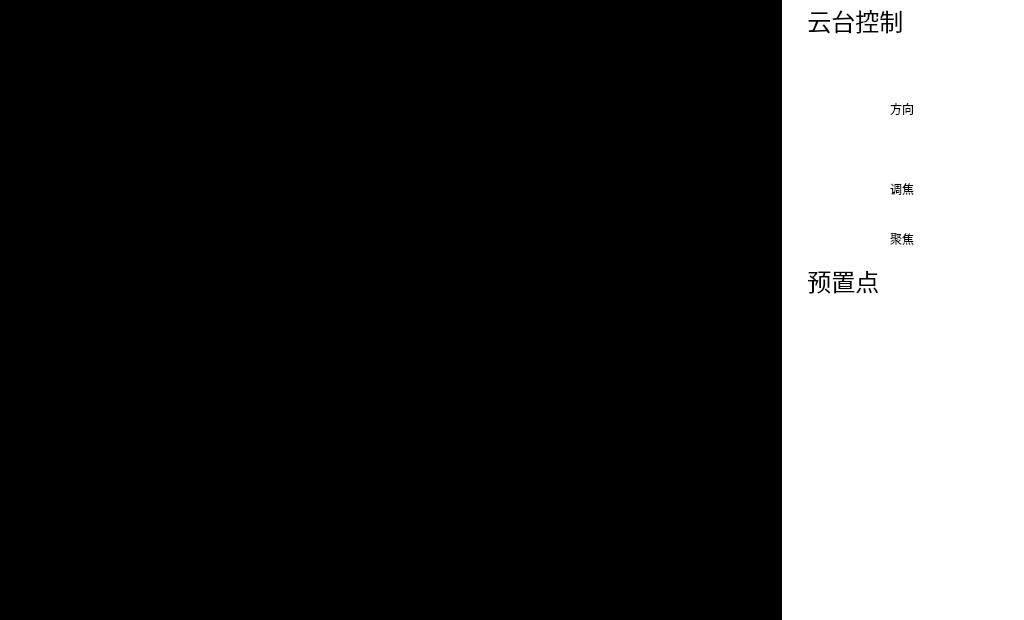
<?xml version="1.0" encoding="UTF-8"?>
<ui version="4.0">
 <class>pvmsMonitorWidget</class>
 <widget class="QWidget" name="pvmsMonitorWidget">
  <property name="geometry">
   <rect>
    <x>0</x>
    <y>0</y>
    <width>1024</width>
    <height>620</height>
   </rect>
  </property>
  <property name="windowTitle">
   <string>Form</string>
  </property>
  <widget class="QPushButton" name="presetNoPushButton_8">
   <property name="geometry">
    <rect>
     <x>970</x>
     <y>370</y>
     <width>53</width>
     <height>32</height>
    </rect>
   </property>
   <property name="font">
    <font>
     <pointsize>12</pointsize>
    </font>
   </property>
   <property name="styleSheet">
    <string notr="true">QPushButton{
background-image: url(:/res/8.bmp);
border-color: rgb(255, 255, 255);
border-width: 1px;
border-style: solid;}
QPushButton:hover{background-color: rgb(246, 246, 246);color: rgb(86, 164, 246);border-color: rgb(255, 255, 255);border-width: 2px;border-style: solid;}

QPushButton:pressed
{background-color: rgb(86, 164, 246);color: rgb(255, 255, 255);border-color: rgb(170, 170, 170);border-width: 2px;border-style: solid;}</string>
   </property>
   <property name="text">
    <string/>
   </property>
   <property name="checkable">
    <bool>true</bool>
   </property>
  </widget>
  <widget class="QPushButton" name="zoomOutPushButton">
   <property name="geometry">
    <rect>
     <x>808</x>
     <y>170</y>
     <width>71</width>
     <height>32</height>
    </rect>
   </property>
   <property name="font">
    <font>
     <pointsize>12</pointsize>
    </font>
   </property>
   <property name="styleSheet">
    <string notr="true">QPushButton{
background-image: url(:/res/plus.bmp);
border-color: rgb(255, 255, 255);
border-width: 1px;
border-style: solid;}
QPushButton:pressed
{background-color: rgb(86, 164, 246);color: rgb(255, 255, 255);border-color: rgb(170, 170, 170);border-width: 2px;border-style: solid;}
</string>
   </property>
   <property name="text">
    <string/>
   </property>
  </widget>
  <widget class="QPushButton" name="focusNearPushButton">
   <property name="geometry">
    <rect>
     <x>930</x>
     <y>220</y>
     <width>71</width>
     <height>32</height>
    </rect>
   </property>
   <property name="font">
    <font>
     <pointsize>12</pointsize>
    </font>
   </property>
   <property name="styleSheet">
    <string notr="true">QPushButton{
background-image: url(:/res/near.bmp);
border-color: rgb(255, 255, 255);
border-width: 1px;
border-style: solid;}
QPushButton:pressed
{background-color: rgb(86, 164, 246);color: rgb(255, 255, 255);border-color: rgb(170, 170, 170);border-width: 2px;border-style: solid;}
</string>
   </property>
   <property name="text">
    <string/>
   </property>
  </widget>
  <widget class="QPushButton" name="startPollingPushButton">
   <property name="geometry">
    <rect>
     <x>915</x>
     <y>510</y>
     <width>30</width>
     <height>31</height>
    </rect>
   </property>
   <property name="styleSheet">
    <string notr="true">border-image: url(:/monres/start1.bmp);</string>
   </property>
   <property name="text">
    <string/>
   </property>
   <property name="iconSize">
    <size>
     <width>30</width>
     <height>31</height>
    </size>
   </property>
   <property name="checkable">
    <bool>true</bool>
   </property>
   <property name="checked">
    <bool>false</bool>
   </property>
   <property name="flat">
    <bool>true</bool>
   </property>
  </widget>
  <widget class="QLabel" name="label">
   <property name="geometry">
    <rect>
     <x>890</x>
     <y>180</y>
     <width>31</width>
     <height>17</height>
    </rect>
   </property>
   <property name="styleSheet">
    <string notr="true">background-color: rgb(255, 255, 255);
color: rgb(0, 0, 0);</string>
   </property>
   <property name="text">
    <string>调焦</string>
   </property>
  </widget>
  <widget class="QPushButton" name="cameraSwitchPushButton">
   <property name="geometry">
    <rect>
     <x>785</x>
     <y>470</y>
     <width>112</width>
     <height>32</height>
    </rect>
   </property>
   <property name="font">
    <font>
     <pointsize>12</pointsize>
    </font>
   </property>
   <property name="styleSheet">
    <string notr="true">QPushButton{
background-image: url(:/monres/cameraoff.bmp);
border-color: rgb(255, 255, 255);
border-width: 1px;
border-style: solid;}

QPushButton:pressed
{background-color: rgb(86, 164, 246);color: rgb(255, 255, 255);border-color: rgb(170, 170, 170);border-width: 2px;border-style: solid;}

</string>
   </property>
   <property name="text">
    <string/>
   </property>
   <property name="checkable">
    <bool>true</bool>
   </property>
  </widget>
  <widget class="QLabel" name="label_10">
   <property name="geometry">
    <rect>
     <x>890</x>
     <y>100</y>
     <width>31</width>
     <height>17</height>
    </rect>
   </property>
   <property name="styleSheet">
    <string notr="true">background-color: rgb(255, 255, 255);
color: rgb(0, 0, 0);</string>
   </property>
   <property name="text">
    <string>方向</string>
   </property>
  </widget>
  <widget class="QPushButton" name="focusFarPushButton">
   <property name="geometry">
    <rect>
     <x>808</x>
     <y>220</y>
     <width>71</width>
     <height>32</height>
    </rect>
   </property>
   <property name="font">
    <font>
     <pointsize>12</pointsize>
    </font>
   </property>
   <property name="styleSheet">
    <string notr="true">QPushButton{
background-image: url(:/res/fare.bmp);
border-color: rgb(255, 255, 255);
border-width: 1px;
border-style: solid;}
QPushButton:pressed
{background-color: rgb(86, 164, 246);color: rgb(255, 255, 255);border-color: rgb(170, 170, 170);border-width: 2px;border-style: solid;}
</string>
   </property>
   <property name="text">
    <string/>
   </property>
  </widget>
  <widget class="QPushButton" name="presetNoPushButton_3">
   <property name="geometry">
    <rect>
     <x>910</x>
     <y>310</y>
     <width>53</width>
     <height>32</height>
    </rect>
   </property>
   <property name="font">
    <font>
     <pointsize>12</pointsize>
    </font>
   </property>
   <property name="styleSheet">
    <string notr="true">QPushButton{
background-image: url(:/res/3.bmp);
border-color: rgb(255, 255, 255);
border-width: 1px;
border-style: solid;}
QPushButton:hover{background-color: rgb(246, 246, 246);color: rgb(86, 164, 246);border-color: rgb(255, 255, 255);border-width: 2px;border-style: solid;}

QPushButton:pressed
{background-color: rgb(86, 164, 246);color: rgb(255, 255, 255);border-color: rgb(170, 170, 170);border-width: 2px;border-style: solid;}</string>
   </property>
   <property name="text">
    <string/>
   </property>
   <property name="checkable">
    <bool>true</bool>
   </property>
  </widget>
  <widget class="QPushButton" name="pausePollingPushButton">
   <property name="geometry">
    <rect>
     <x>860</x>
     <y>510</y>
     <width>30</width>
     <height>31</height>
    </rect>
   </property>
   <property name="styleSheet">
    <string notr="true">border-image: url(:/monres/pause.bmp);</string>
   </property>
   <property name="text">
    <string/>
   </property>
   <property name="iconSize">
    <size>
     <width>30</width>
     <height>31</height>
    </size>
   </property>
   <property name="checkable">
    <bool>true</bool>
   </property>
   <property name="flat">
    <bool>true</bool>
   </property>
  </widget>
  <widget class="QPushButton" name="zoomInPushButton">
   <property name="geometry">
    <rect>
     <x>930</x>
     <y>170</y>
     <width>71</width>
     <height>32</height>
    </rect>
   </property>
   <property name="font">
    <font>
     <pointsize>12</pointsize>
    </font>
   </property>
   <property name="styleSheet">
    <string notr="true">QPushButton{
background-image: url(:/res/substruct.bmp);
border-color: rgb(255, 255, 255);
border-width: 1px;
border-style: solid;}
QPushButton:pressed
{background-color: rgb(86, 164, 246);color: rgb(255, 255, 255);border-color: rgb(170, 170, 170);border-width: 2px;border-style: solid;}

</string>
   </property>
   <property name="text">
    <string/>
   </property>
  </widget>
  <widget class="QPushButton" name="presetNoPushButton_2">
   <property name="geometry">
    <rect>
     <x>850</x>
     <y>310</y>
     <width>53</width>
     <height>32</height>
    </rect>
   </property>
   <property name="font">
    <font>
     <pointsize>12</pointsize>
    </font>
   </property>
   <property name="styleSheet">
    <string notr="true">
QPushButton
{background-image: url(:/monres/2.bmp);
border-color: rgb(255, 255, 255);
border-width: 1px;
border-style: solid;}

QPushButton:hover{background-color: rgb(246, 246, 246);color: rgb(86, 164, 246);border-color: rgb(255, 255, 255);border-width: 2px;border-style: solid;}

QPushButton:pressed
{background-color: rgb(86, 164, 246);color: rgb(255, 255, 255);border-color: rgb(170, 170, 170);border-width: 2px;border-style: solid;}</string>
   </property>
   <property name="text">
    <string/>
   </property>
   <property name="checkable">
    <bool>true</bool>
   </property>
  </widget>
  <widget class="QPushButton" name="ptzRightPushButton">
   <property name="geometry">
    <rect>
     <x>950</x>
     <y>90</y>
     <width>71</width>
     <height>32</height>
    </rect>
   </property>
   <property name="styleSheet">
    <string notr="true">QPushButton{
background-image: url(:/res/right.bmp);
border-color: rgb(255, 255, 255);
border-width: 1px;
border-style: solid;}

QPushButton:pressed
{background-color: rgb(86, 164, 246);color: rgb(255, 255, 255);border-color: rgb(170, 170, 170);border-width: 2px;border-style: solid;}
</string>
   </property>
   <property name="text">
    <string/>
   </property>
   <property name="iconSize">
    <size>
     <width>50</width>
     <height>50</height>
    </size>
   </property>
  </widget>
  <widget class="QLabel" name="label_2">
   <property name="geometry">
    <rect>
     <x>890</x>
     <y>230</y>
     <width>31</width>
     <height>17</height>
    </rect>
   </property>
   <property name="styleSheet">
    <string notr="true">background-color: rgb(255, 255, 255);
color: rgb(0, 0, 0);</string>
   </property>
   <property name="text">
    <string>聚焦</string>
   </property>
  </widget>
  <widget class="QPushButton" name="ptzLeftPushButton">
   <property name="geometry">
    <rect>
     <x>790</x>
     <y>90</y>
     <width>71</width>
     <height>32</height>
    </rect>
   </property>
   <property name="styleSheet">
    <string notr="true">QPushButton{
background-image: url(:/res/left.bmp);
border-color: rgb(255, 255, 255);
border-width: 1px;
border-style: solid;}

QPushButton:pressed
{background-color: rgb(86, 164, 246);color: rgb(255, 255, 255);border-color: rgb(170, 170, 170);border-width: 2px;border-style: solid;}
</string>
   </property>
   <property name="text">
    <string/>
   </property>
   <property name="iconSize">
    <size>
     <width>50</width>
     <height>50</height>
    </size>
   </property>
  </widget>
  <widget class="QPushButton" name="presetSetPushButton">
   <property name="geometry">
    <rect>
     <x>785</x>
     <y>430</y>
     <width>112</width>
     <height>32</height>
    </rect>
   </property>
   <property name="font">
    <font>
     <pointsize>12</pointsize>
    </font>
   </property>
   <property name="styleSheet">
    <string notr="true">QPushButton{
background-image: url(:/res/setuse.bmp);
border-color: rgb(255, 255, 255);
border-width: 1px;
border-style: solid;}
QPushButton:pressed
{background-color: rgb(86, 164, 246);color: rgb(255, 255, 255);border-color: rgb(170, 170, 170);border-width: 2px;border-style: solid;}
</string>
   </property>
   <property name="text">
    <string/>
   </property>
   <property name="checkable">
    <bool>false</bool>
   </property>
   <property name="checked">
    <bool>false</bool>
   </property>
  </widget>
  <widget class="QPushButton" name="presetNoPushButton_7">
   <property name="geometry">
    <rect>
     <x>910</x>
     <y>370</y>
     <width>53</width>
     <height>32</height>
    </rect>
   </property>
   <property name="font">
    <font>
     <pointsize>12</pointsize>
    </font>
   </property>
   <property name="styleSheet">
    <string notr="true">QPushButton{
background-image: url(:/res/7.bmp);
border-color: rgb(255, 255, 255);
border-width: 1px;
border-style: solid;}
QPushButton:hover{background-color: rgb(246, 246, 246);color: rgb(86, 164, 246);border-color: rgb(255, 255, 255);border-width: 2px;border-style: solid;}

QPushButton:pressed
{background-color: rgb(86, 164, 246);color: rgb(255, 255, 255);border-color: rgb(170, 170, 170);border-width: 2px;border-style: solid;}</string>
   </property>
   <property name="text">
    <string/>
   </property>
   <property name="checkable">
    <bool>true</bool>
   </property>
  </widget>
  <widget class="QPushButton" name="ptzDownPushButton">
   <property name="geometry">
    <rect>
     <x>850</x>
     <y>130</y>
     <width>112</width>
     <height>32</height>
    </rect>
   </property>
   <property name="styleSheet">
    <string notr="true">QPushButton{
background-image: url(:/res/down.bmp);
border-color: rgb(255, 255, 255);
border-width: 1px;
border-style: solid;}
QPushButton:pressed
{background-color: rgb(86, 164, 246);color: rgb(255, 255, 255);border-color: rgb(170, 170, 170);border-width: 2px;border-style: solid;}
</string>
   </property>
   <property name="text">
    <string/>
   </property>
   <property name="iconSize">
    <size>
     <width>50</width>
     <height>50</height>
    </size>
   </property>
  </widget>
  <widget class="QPushButton" name="temporarySavePushButton">
   <property name="geometry">
    <rect>
     <x>830</x>
     <y>550</y>
     <width>166</width>
     <height>32</height>
    </rect>
   </property>
   <property name="font">
    <font>
     <pointsize>12</pointsize>
    </font>
   </property>
   <property name="styleSheet">
    <string notr="true">QPushButton{
background-image: url(:/monres/savevedio.bmp);
border-color: rgb(255, 255, 255);
border-width: 1px;
border-style: solid;}
QPushButton:pressed
{background-color: rgb(86, 164, 246);color: rgb(255, 255, 255);border-color: rgb(170, 170, 170);border-width: 2px;border-style: solid;}
</string>
   </property>
   <property name="text">
    <string/>
   </property>
  </widget>
  <widget class="QPushButton" name="alarmPushButton">
   <property name="geometry">
    <rect>
     <x>810</x>
     <y>590</y>
     <width>82</width>
     <height>36</height>
    </rect>
   </property>
   <property name="font">
    <font>
     <pointsize>12</pointsize>
    </font>
   </property>
   <property name="styleSheet">
    <string notr="true">QPushButton{
background-image: url(:/monres/alertoff.bmp);
border-color: rgb(255, 255, 255);
border-width: 1px;
border-style: solid;}
QPushButton:pressed
{background-color: rgb(86, 164, 246);color: rgb(255, 255, 255);border-color: rgb(170, 170, 170);border-width: 2px;border-style: solid;}</string>
   </property>
   <property name="text">
    <string/>
   </property>
   <property name="checkable">
    <bool>true</bool>
   </property>
  </widget>
  <widget class="QPushButton" name="fillLightSwitchPushButton">
   <property name="geometry">
    <rect>
     <x>910</x>
     <y>470</y>
     <width>112</width>
     <height>32</height>
    </rect>
   </property>
   <property name="font">
    <font>
     <pointsize>12</pointsize>
    </font>
   </property>
   <property name="styleSheet">
    <string notr="true">QPushButton{
background-image: url(:/monres/ligtoff.bmp);
border-color: rgb(255, 255, 255);
border-width: 1px;
border-style: solid;
}
QPushButton:pressed
{background-color: rgb(86, 164, 246);color: rgb(255, 255, 255);border-color: rgb(170, 170, 170);border-width: 2px;border-style: solid;}
</string>
   </property>
   <property name="text">
    <string/>
   </property>
   <property name="checkable">
    <bool>true</bool>
   </property>
  </widget>
  <widget class="QPushButton" name="presetNoPushButton_4">
   <property name="geometry">
    <rect>
     <x>970</x>
     <y>310</y>
     <width>53</width>
     <height>32</height>
    </rect>
   </property>
   <property name="font">
    <font>
     <pointsize>12</pointsize>
    </font>
   </property>
   <property name="styleSheet">
    <string notr="true">QPushButton{
background-image: url(:/res/4.bmp);
border-color: rgb(255, 255, 255);
border-width: 1px;
border-style: solid;}
QPushButton:hover{background-color: rgb(246, 246, 246);color: rgb(86, 164, 246);border-color: rgb(255, 255, 255);border-width: 2px;border-style: solid;}

QPushButton:pressed
{background-color: rgb(86, 164, 246);color: rgb(255, 255, 255);border-color: rgb(170, 170, 170);border-width: 2px;border-style: solid;}</string>
   </property>
   <property name="text">
    <string/>
   </property>
   <property name="checkable">
    <bool>true</bool>
   </property>
  </widget>
  <widget class="QPushButton" name="pollingNextOnePushButton">
   <property name="geometry">
    <rect>
     <x>970</x>
     <y>510</y>
     <width>30</width>
     <height>31</height>
    </rect>
   </property>
   <property name="styleSheet">
    <string notr="true">QPushButton{
border-image: url(:/monres/fast.bmp);}
QPushButton:pressed
{background-color: rgb(255, 255, 255);color: rgb(255, 255, 255);border-color: rgb(86, 164, 246);border-width: 6px;border-style: solid;}</string>
   </property>
   <property name="text">
    <string/>
   </property>
   <property name="iconSize">
    <size>
     <width>30</width>
     <height>31</height>
    </size>
   </property>
   <property name="flat">
    <bool>true</bool>
   </property>
  </widget>
  <widget class="QPushButton" name="ptzUpPushButton">
   <property name="geometry">
    <rect>
     <x>850</x>
     <y>50</y>
     <width>112</width>
     <height>32</height>
    </rect>
   </property>
   <property name="styleSheet">
    <string notr="true">QPushButton{
background-image: url(:/res/up.bmp);
border-color: rgb(255, 255, 255);
border-width: 1px;
border-style: solid;}

QPushButton:pressed
{background-color: rgb(86, 164, 246);color: rgb(255, 255, 255);border-color: rgb(170, 170, 170);border-width: 2px;border-style: solid;}


</string>
   </property>
   <property name="text">
    <string/>
   </property>
   <property name="iconSize">
    <size>
     <width>50</width>
     <height>50</height>
    </size>
   </property>
   <property name="flat">
    <bool>false</bool>
   </property>
  </widget>
  <widget class="QPushButton" name="pollingLastOnePushButton">
   <property name="geometry">
    <rect>
     <x>800</x>
     <y>510</y>
     <width>30</width>
     <height>31</height>
    </rect>
   </property>
   <property name="styleSheet">
    <string notr="true">QPushButton{
border-image: url(:/monres/slow.bmp);}
QPushButton:pressed
{background-color: rgb(255, 255, 255);color: rgb(255, 255, 255);border-color: rgb(86, 164, 246);border-width: 6px;border-style: solid;}</string>
   </property>
   <property name="text">
    <string/>
   </property>
   <property name="iconSize">
    <size>
     <width>30</width>
     <height>31</height>
    </size>
   </property>
   <property name="flat">
    <bool>true</bool>
   </property>
  </widget>
  <widget class="QLabel" name="label_3">
   <property name="geometry">
    <rect>
     <x>794</x>
     <y>-5</y>
     <width>231</width>
     <height>51</height>
    </rect>
   </property>
   <property name="font">
    <font>
     <pointsize>18</pointsize>
    </font>
   </property>
   <property name="layoutDirection">
    <enum>Qt::LeftToRight</enum>
   </property>
   <property name="styleSheet">
    <string notr="true"> #label_3 { 
	color: rgb(0, 0, 0);
    background-color: rgb(255, 255, 255);
  } 
 #label_3 * { 
     background-color:; 
 }</string>
   </property>
   <property name="text">
    <string>  云台控制</string>
   </property>
   <property name="textFormat">
    <enum>Qt::AutoText</enum>
   </property>
  </widget>
  <widget class="QPushButton" name="presetNoPushButton_6">
   <property name="geometry">
    <rect>
     <x>850</x>
     <y>370</y>
     <width>53</width>
     <height>32</height>
    </rect>
   </property>
   <property name="font">
    <font>
     <pointsize>12</pointsize>
    </font>
   </property>
   <property name="styleSheet">
    <string notr="true">QPushButton{
background-image: url(:/res/6.bmp);
border-color: rgb(255, 255, 255);
border-width: 1px;
border-style: solid;}
QPushButton:hover{background-color: rgb(246, 246, 246);color: rgb(86, 164, 246);border-color: rgb(255, 255, 255);border-width: 2px;border-style: solid;}

QPushButton:pressed
{background-color: rgb(86, 164, 246);color: rgb(255, 255, 255);border-color: rgb(170, 170, 170);border-width: 2px;border-style: solid;}</string>
   </property>
   <property name="text">
    <string/>
   </property>
   <property name="checkable">
    <bool>true</bool>
   </property>
  </widget>
  <widget class="QPushButton" name="presetNoPushButton">
   <property name="geometry">
    <rect>
     <x>790</x>
     <y>310</y>
     <width>53</width>
     <height>32</height>
    </rect>
   </property>
   <property name="font">
    <font>
     <pointsize>12</pointsize>
    </font>
   </property>
   <property name="styleSheet">
    <string notr="true">QPushButton{
background-image: url(:/monres/11.bmp);
border-color: rgb(255, 255, 255);
border-width: 1px;
border-style: solid;}

QPushButton:hover{background-color: rgb(246, 246, 246);color: rgb(86, 164, 246);border-color: rgb(255, 255, 255);border-width: 2px;border-style: solid;}
QPushButton:pressed
{background-color: rgb(86, 164, 246);color: rgb(255, 255, 255);border-color: rgb(170, 170, 170);border-width: 2px;border-style: solid;}</string>
   </property>
   <property name="text">
    <string/>
   </property>
   <property name="checkable">
    <bool>true</bool>
   </property>
   <property name="checked">
    <bool>false</bool>
   </property>
   <property name="flat">
    <bool>false</bool>
   </property>
  </widget>
  <widget class="QPushButton" name="presetNoPushButton_5">
   <property name="geometry">
    <rect>
     <x>790</x>
     <y>370</y>
     <width>53</width>
     <height>32</height>
    </rect>
   </property>
   <property name="font">
    <font>
     <pointsize>12</pointsize>
    </font>
   </property>
   <property name="styleSheet">
    <string notr="true">QPushButton{
background-image: url(:/res/5.bmp);
border-color: rgb(255, 255, 255);
border-width: 1px;
border-style: solid;}
QPushButton:hover{background-color: rgb(246, 246, 246);color: rgb(86, 164, 246);border-color: rgb(255, 255, 255);border-width: 2px;border-style: solid;}

QPushButton:pressed
{background-color: rgb(86, 164, 246);color: rgb(255, 255, 255);border-color: rgb(170, 170, 170);border-width: 2px;border-style: solid;}</string>
   </property>
   <property name="text">
    <string/>
   </property>
   <property name="checkable">
    <bool>true</bool>
   </property>
  </widget>
  <widget class="QPushButton" name="presetGetPushButton">
   <property name="geometry">
    <rect>
     <x>910</x>
     <y>430</y>
     <width>112</width>
     <height>32</height>
    </rect>
   </property>
   <property name="font">
    <font>
     <pointsize>12</pointsize>
    </font>
   </property>
   <property name="styleSheet">
    <string notr="true">QPushButton{
background-image: url(:/res/usepreset.bmp);
border-color: rgb(255, 255, 255);
border-width: 1px;
border-style: solid;}
QPushButton:pressed
{background-color: rgb(255, 255, 255);color: rgb(255, 255, 255);border-color: rgb(86, 164, 246);border-width: 6px;border-style: solid;}</string>
   </property>
   <property name="text">
    <string/>
   </property>
  </widget>
  <widget class="QLabel" name="label_7">
   <property name="geometry">
    <rect>
     <x>794</x>
     <y>250</y>
     <width>231</width>
     <height>61</height>
    </rect>
   </property>
   <property name="font">
    <font>
     <pointsize>18</pointsize>
    </font>
   </property>
   <property name="layoutDirection">
    <enum>Qt::LeftToRight</enum>
   </property>
   <property name="styleSheet">
    <string notr="true"> #label_7 { 
	color: rgb(0, 0, 0);
    background-color: rgb(255, 255, 255);
  } 
 #label_7 * { 
     background-color:; 
 }</string>
   </property>
   <property name="text">
    <string>  预置点</string>
   </property>
   <property name="textFormat">
    <enum>Qt::AutoText</enum>
   </property>
  </widget>
  <widget class="QPushButton" name="canselPushButton">
   <property name="geometry">
    <rect>
     <x>930</x>
     <y>590</y>
     <width>82</width>
     <height>36</height>
    </rect>
   </property>
   <property name="font">
    <font>
     <pointsize>12</pointsize>
    </font>
   </property>
   <property name="styleSheet">
    <string notr="true">QPushButton{
background-image: url(:/monres/cancel.bmp);
border-color: rgb(255, 255, 255);
border-width: 1px;
border-style: solid;}
QPushButton:pressed
{background-color: rgb(86, 164, 246);color: rgb(255, 255, 255);border-color: rgb(170, 170, 170);border-width: 2px;border-style: solid;}</string>
   </property>
   <property name="text">
    <string/>
   </property>
   <property name="checkable">
    <bool>true</bool>
   </property>
  </widget>
  <widget class="QLabel" name="label_11">
   <property name="geometry">
    <rect>
     <x>0</x>
     <y>0</y>
     <width>1024</width>
     <height>620</height>
    </rect>
   </property>
   <property name="toolTipDuration">
    <number>0</number>
   </property>
   <property name="styleSheet">
    <string notr="true">background-color: rgb(255, 255, 255);</string>
   </property>
   <property name="text">
    <string/>
   </property>
  </widget>
  <widget class="QLabel" name="label_4">
   <property name="geometry">
    <rect>
     <x>0</x>
     <y>0</y>
     <width>782</width>
     <height>620</height>
    </rect>
   </property>
   <property name="styleSheet">
    <string notr="true">background-color: rgb(0, 0, 0);</string>
   </property>
   <property name="text">
    <string/>
   </property>
  </widget>
  <zorder>label_11</zorder>
  <zorder>label_2</zorder>
  <zorder>ptzDownPushButton</zorder>
  <zorder>ptzUpPushButton</zorder>
  <zorder>label_3</zorder>
  <zorder>presetGetPushButton</zorder>
  <zorder>label_7</zorder>
  <zorder>zoomOutPushButton</zorder>
  <zorder>zoomInPushButton</zorder>
  <zorder>label</zorder>
  <zorder>label_10</zorder>
  <zorder>ptzLeftPushButton</zorder>
  <zorder>ptzRightPushButton</zorder>
  <zorder>presetNoPushButton_2</zorder>
  <zorder>presetNoPushButton_3</zorder>
  <zorder>presetNoPushButton_7</zorder>
  <zorder>presetNoPushButton_6</zorder>
  <zorder>presetNoPushButton_5</zorder>
  <zorder>presetNoPushButton_8</zorder>
  <zorder>presetNoPushButton_4</zorder>
  <zorder>presetSetPushButton</zorder>
  <zorder>startPollingPushButton</zorder>
  <zorder>temporarySavePushButton</zorder>
  <zorder>fillLightSwitchPushButton</zorder>
  <zorder>cameraSwitchPushButton</zorder>
  <zorder>alarmPushButton</zorder>
  <zorder>pausePollingPushButton</zorder>
  <zorder>pollingLastOnePushButton</zorder>
  <zorder>pollingNextOnePushButton</zorder>
  <zorder>focusFarPushButton</zorder>
  <zorder>focusNearPushButton</zorder>
  <zorder>canselPushButton</zorder>
  <zorder>presetNoPushButton</zorder>
  <zorder>label_4</zorder>
 </widget>
 <resources/>
 <connections/>
</ui>
